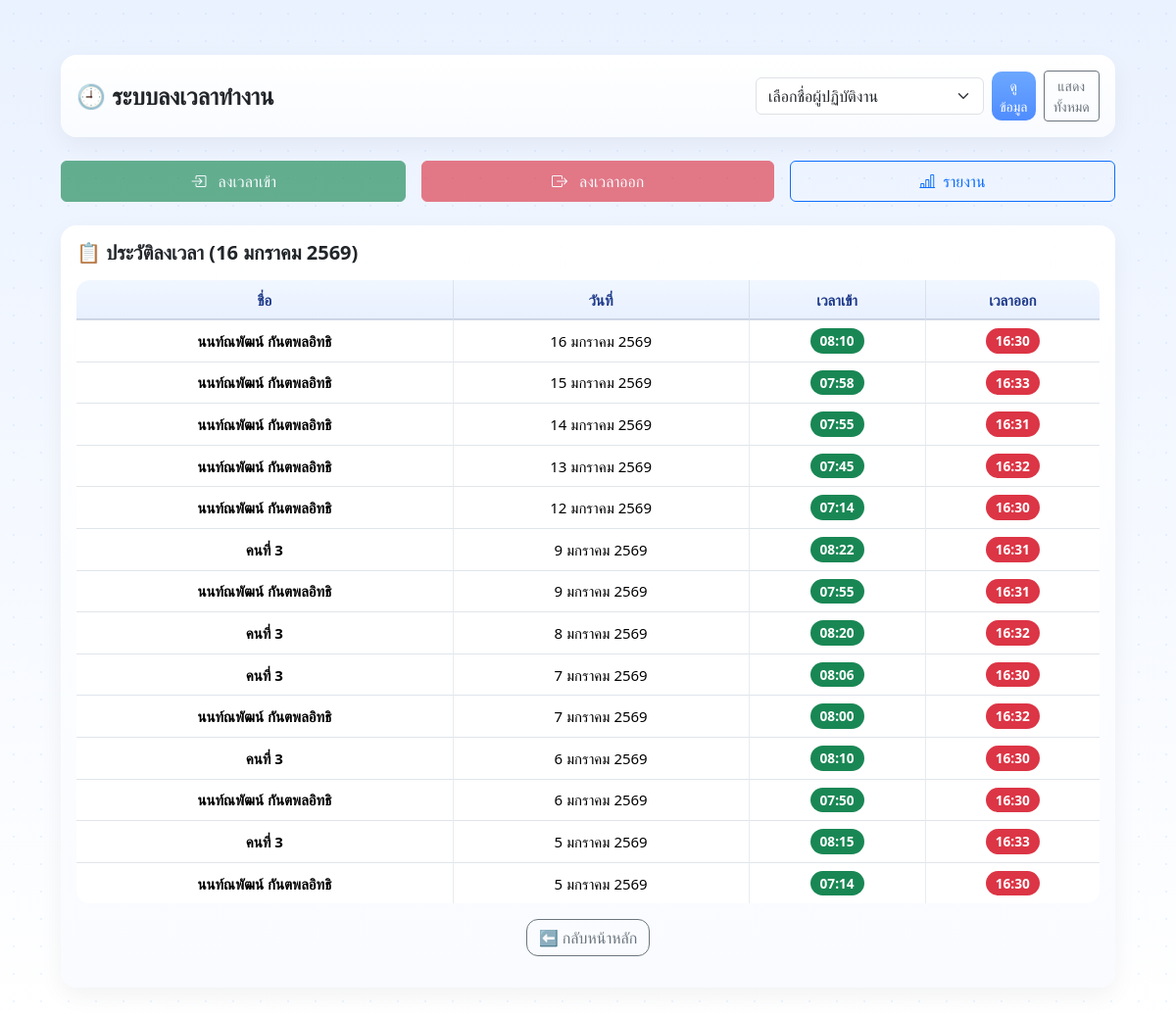
The page /attendance on the database as committed earlier.
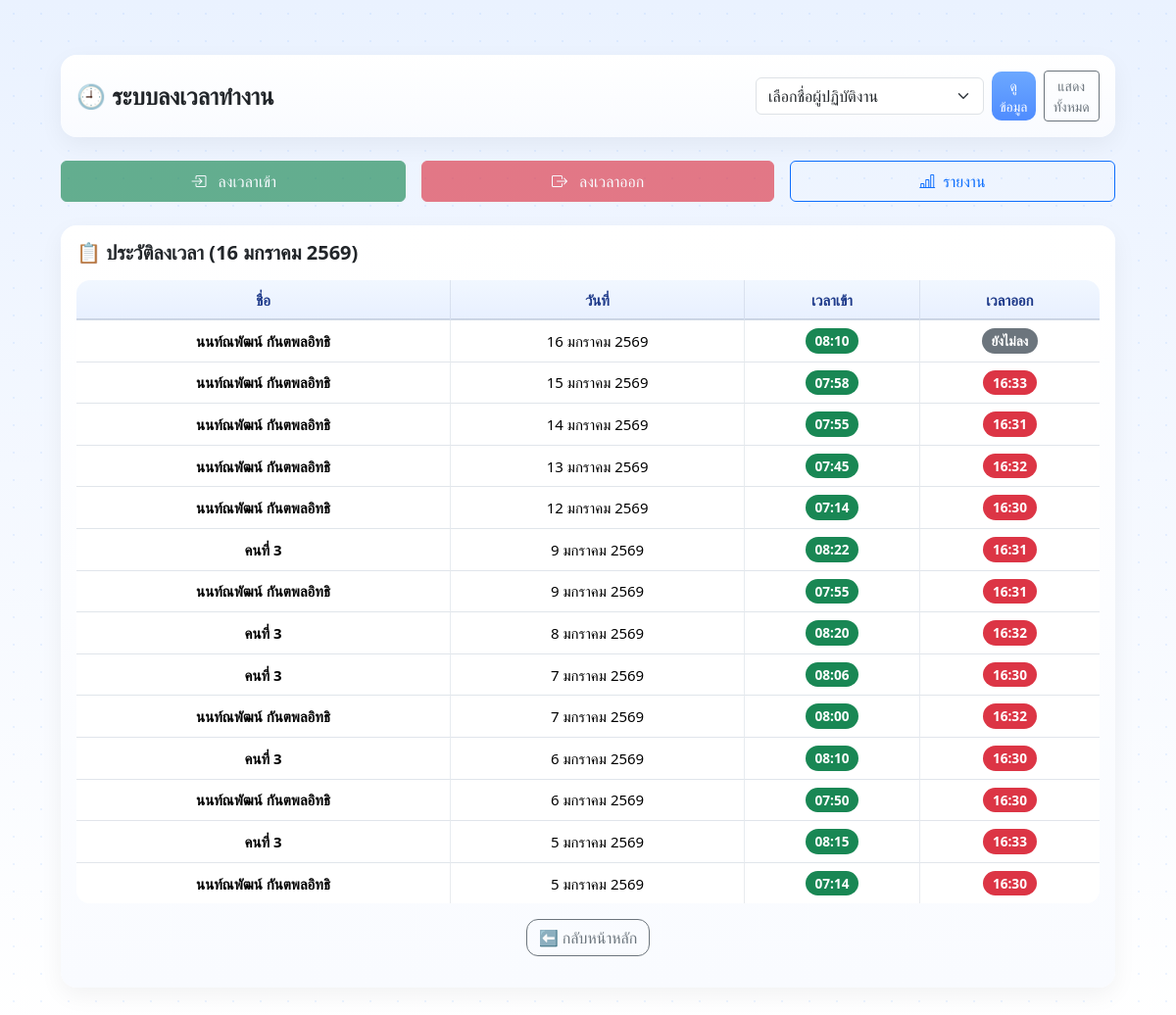
The same page on the database as committed later.
### tables this page shows
CREATE TABLE attendance (
            id INTEGER PRIMARY KEY AUTOINCREMENT,
            staff_name TEXT NOT NULL,
            work_date TEXT NOT NULL,
            time_in TEXT,
            time_out TEXT,
            note TEXT
        );

### app.py (the view)
@app.route("/attendance", methods=["GET"])
def attendance_page():
    now = datetime.now()
    from calendar import monthrange
    year = now.year
    month = now.month
    month_start = f"{year}-{month:02d}-01"
    last_day = monthrange(year, month)[1]
    month_end = f"{year}-{month:02d}-{last_day}"
    selected_staff = request.args.get("staff_name", "")
    conn = sqlite3.connect(DB_NAME)
    conn.row_factory = sqlite3.Row
    cur = conn.cursor()
    if selected_staff is not None and selected_staff != "":
        cur.execute("""
            SELECT staff_name, work_date, time_in, time_out, note
            FROM attendance
            WHERE staff_name = ?
            AND work_date BETWEEN ? AND ?
            ORDER BY work_date DESC
        """, (selected_staff, month_start, month_end))
    else:
        cur.execute("""
            SELECT staff_name, work_date, time_in, time_out, note
            FROM attendance
            WHERE work_date BETWEEN ? AND ?
            ORDER BY work_date DESC, staff_name
        """, (month_start, month_end))
    records = cur.fetchall()
    conn.close()
    today_th = format_date_th_short(now.strftime("%Y-%m-%d"))
    return render_template(
        "attendance.html",
        records=records,
        selected_staff=selected_staff,
        today_th=today_th,
        format_date_th_short=format_date_th_short
    )

### app.py (called while the page is built)
def format_date_th_short(date_str):
    if not date_str:
        return ""
    try:
        dt = datetime.strptime(date_str, "%Y-%m-%d")
        thai_months = [
            "มกราคม", "กุมภาพันธ์", "มีนาคม", "เมษายน",
            "พฤษภาคม", "มิถุนายน", "กรกฎาคม", "สิงหาคม",
            "กันยายน", "ตุลาคม", "พฤศจิกายน", "ธันวาคม"
        ]
        return f"{dt.day} {thai_months[dt.month-1]} {dt.year + 543}"
    except:
        return date_str

### templates/attendance.html (shortened to what this page needs)
<!DOCTYPE html>
<html lang="th">
<head>
    <link href="https://cdn.jsdelivr.net/npm/bootstrap@5.3.2/dist/css/bootstrap.min.css" rel="stylesheet">
    <link rel="stylesheet"
      href="https://cdn.jsdelivr.net/npm/bootstrap-icons@1.11.1/font/bootstrap-icons.css">
    <link rel="stylesheet" href="/static/theme.css">
</head>
<body>
<div class="container mt-4">
    <div class="card mb-4">
        <div class="card-body d-flex align-items-center justify-content-between flex-wrap gap-3">
            <h4 class="mb-0 fw-bold">🕘 ระบบลงเวลาทำงาน</h4>
            <form method="get" action="/attendance" class="d-flex gap-2 align-items-center">
                <select name="staff_name" class="form-select" required style="min-width:200px">
                    <option value="">เลือกชื่อผู้ปฏิบัติงาน</option>
                </select>
                <button class="btn btn-primary btn-sm">
                    ดูข้อมูล
                </button>
                <a href="/attendance" class="btn btn-outline-secondary btn-sm">
                    แสดงทั้งหมด
                </a>
            </form>
        </div>
    </div>
    <div class="d-flex gap-3 mb-4">
        <form method="post" action="/attendance/checkin" class="m-0 flex-fill">
            <button class="btn btn-success w-100 py-2"
                    {% if not selected_staff %}disabled{% endif %}>
                <i class="bi bi-box-arrow-in-right me-2"></i>
                ลงเวลาเข้า
            </button>
        </form>
        <form method="post" action="/attendance/checkout" class="m-0 flex-fill">
            <button class="btn btn-danger w-100 py-2"
                    {% if not selected_staff %}disabled{% endif %}>
                <i class="bi bi-box-arrow-right me-2"></i>
                ลงเวลาออก
            </button>
        </form>
        <a href="/work-compare"
        class="btn btn-outline-primary w-20 py-2 flex-fill d-flex align-items-center justify-content-center">
            <i class="bi bi-bar-chart-line me-2"></i>
            รายงาน
        </a>
    </div>
    <div class="card">
        <div class="card-body">
            <h5 class="fw-bold mb-3">
                📋 ประวัติลงเวลา ({{ today_th }})
            </h5>
            <div class="table-responsive">
                <table class="table table-bordered align-middle text-center">
                    <thead class="table-light">
                        <tr>
                            <th>ชื่อ</th>
                            <th>วันที่</th>
                            <th>เวลาเข้า</th>
                            <th>เวลาออก</th>
                        </tr>
                    </thead>
                    <tbody>
                        {% if records %}
                            {% for r in records %}
                            <tr>
                                <td class="fw-semibold">{{ r.staff_name }}</td>
                                <td>{{ format_date_th_short(r.work_date) }}</td>
                                <td>
                                    {% if r.time_in %}
                                        <span class="badge bg-success badge-status">{{ r.time_in }}</span>
                                    {% else %}
                                        <span class="badge bg-secondary badge-status">ยังไม่ลง</span>
                                    {% endif %}
                                </td>
                                <td>
                                    {% if r.time_out %}
                                        <span class="badge bg-danger badge-status">{{ r.time_out }}</span>
                                    {% else %}
                                        <span class="badge bg-secondary badge-status">ยังไม่ลง</span>
                                    {% endif %}
                                </td>
                            </tr>
                            {% endfor %}
                        {% else %}
                            <tr>
                                <td colspan="4" class="text-muted py-4">
                                    ยังไม่มีข้อมูล
                                </td>
                            </tr>
                        {% endif %}
                    </tbody>
                </table>
                <div class="text-center mb-3">
                <a href="/" class="btn btn-outline-secondary"
                style="border-radius: 12px;">
                    ⬅️ กลับหน้าหลัก
                </a>
            </div>
            </div>
        </div>
    </div>
</div>
</body>
</html>

### static/theme.css (style rules this page uses)
:root { --primary: #6CA8FF; --bg: #F5F9FF; --card: #FFFFFF; --border: #E6EDFA; --text-main: #1F2937; --text-muted: #94A3B8; }
body { background-color: var(--bg); color: var(--text-main); font-family: "Segoe UI", Tahoma, sans-serif; }
.card { background: var(--card); border-radius: 16px; border: 1px solid var(--border); box-shadow: 0 20px 40px rgba(108,168,255,.12); }
.btn-primary { background: var(--primary); border-color: var(--primary); border-radius: 10px; }
.table tbody tr:not(:last-child) td, .table tbody tr:not(:last-child) th { border-bottom: 1px solid rgba(148, 163, 184, 0.28); }
.table th, .table td { white-space: nowrap; vertical-align: middle; }
.table th:not(:last-child), .table td:not(:last-child) { border-right: 1px solid rgba(148, 163, 184, 0.22); }
.table th, .table td { text-align: center; vertical-align: middle; }
body { background: linear-gradient( 180deg, #eaf2ff 0%, #f4f8ff 45%, #ffffff 100% ); min-height: 100vh; font-size: 15px; line-height: 1.6; color: #1f2937; }
body::before { content: ""; position: fixed; inset: 0; background-image: radial-gradient(rgba(108,168,255,0.12) 1px, transparent 1px); background-size: 28px 28px; pointer-events: none; z-index: -1; }
.container { max-width: 1100px; padding-top: 32px; padding-bottom: 48px; }
.btn { transition: all .2s ease; }
.btn-primary { background: linear-gradient(180deg, #6ca8ff, #4f8cff); border: none; }
.section-box, .card, .table-box { background: linear-gradient( 180deg, #ffffff 0%, #f9fbff 100% ); border-radius: 18px; border: 1px solid rgba(108, 168, 255, 0.18); box-shadow: 0 18px 40px rgba(59, 130, 246, 0.12); }
.table { border-collapse: separate; border-spacing: 0; border-radius: 14px; overflow: hidden; background: #ffffff; }
.table thead th { background: transparent; color: #1e3a8a; font-weight: 600; border-bottom: 1px solid rgba(148, 163, 184, 0.35); }
.table th, .table td { text-align: center; vertical-align: middle; border: none; }
.table tbody tr:not(:last-child) td { border-bottom: 1px solid rgba(148, 163, 184, 0.28); }
body { font-family: "Prompt", "Segoe UI", Tahoma, sans-serif; }
.table-responsive { overflow: visible; }
.table thead th { position: sticky; top: 0; z-index: 10; background: linear-gradient( 180deg, #f1f7ff 0%, #e8f0ff 100% ); box-shadow: inset 0 -1px 0 rgba(148,163,184,0.4); }
.card-body { padding-top: 1rem; }

### templates/attendance.html (style rules this page uses)
body { background: linear-gradient( 180deg, #eaf2ff 0%, #f4f8ff 45%, #ffffff 100% ); min-height: 100vh; }
.card { border-radius: 16px; box-shadow: 0 8px 24px rgba(0,0,0,0.05); border: none; }
.badge-status { font-size: 0.85rem; padding: 6px 10px; border-radius: 999px; }

Rows that differ between the two databases and show on the page:
changed attendance "16 มกราคม 2569": time_out "16:30" → (not shown); now shows "ยังไม่ลง"
